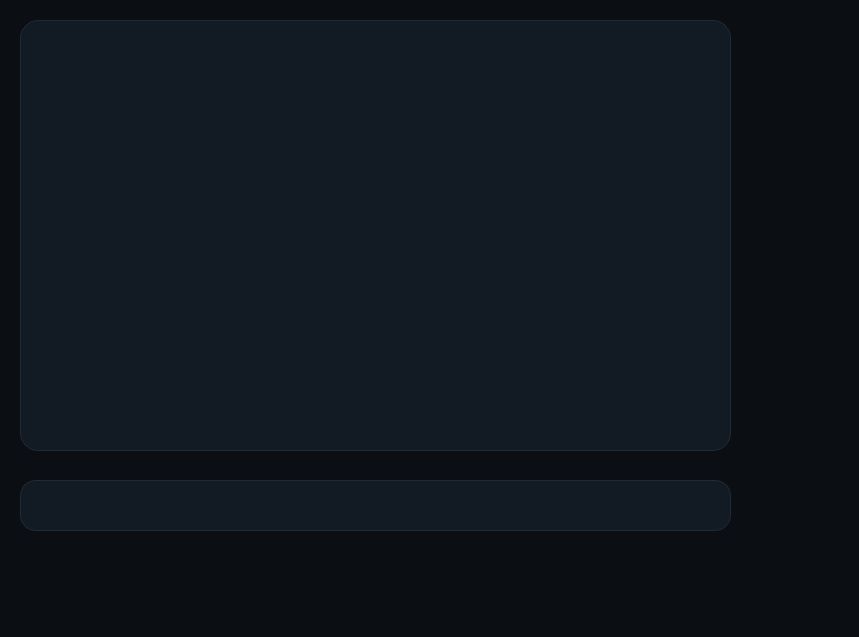
<?xml version="1.0" encoding="UTF-8"?>
<ui version="4.0">
 <class>MainWindow</class>
 <widget class="QMainWindow" name="MainWindow">
  <property name="geometry">
   <rect>
    <x>0</x>
    <y>0</y>
    <width>859</width>
    <height>637</height>
   </rect>
  </property>
  <property name="windowTitle">
   <string>MainWindow</string>
  </property>
  <property name="styleSheet">
   <string notr="true">QWidget#centralwidget {
    background-color: #0B0F14;
    color: #E8EDF3;
}</string>
  </property>
  <widget class="QWidget" name="centralwidget">
   <property name="styleSheet">
    <string notr="true">QWidget#centralwidget {
    background-color: #0B0F14;
}
QLineEdit#chatInput {
    background-color: #121A23;
    color: #E8EDF3;
    border: 1px solid #202B38;
    border-radius: 16px;
    padding: 12px 16px;
}

QWidget#chatPanel {
    background-color: #121A23;
    border: 1px solid #202B38;
    border-radius: 18px;
}</string>
   </property>
   <widget class="QLineEdit" name="chatInput">
    <property name="geometry">
     <rect>
      <x>20</x>
      <y>480</y>
      <width>711</width>
      <height>51</height>
     </rect>
    </property>
   </widget>
   <widget class="QWidget" name="chatPanel" native="true">
    <property name="geometry">
     <rect>
      <x>20</x>
      <y>20</y>
      <width>711</width>
      <height>431</height>
     </rect>
    </property>
    <property name="styleSheet">
     <string notr="true">widget {
    color: #E8EDF3;
    font-family: &quot;Inter&quot;, &quot;Noto Sans&quot;, sans-serif;
    font-size: 14px;
}</string>
    </property>
   </widget>
  </widget>
 </widget>
 <resources/>
 <connections/>
</ui>
